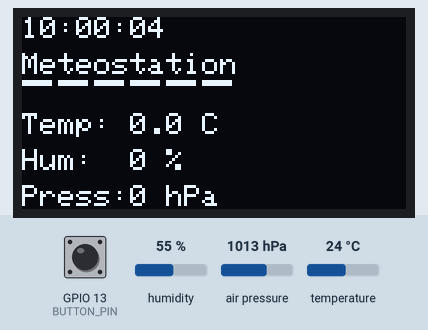
Recording of a program running on a simulated ESP32. Shown: 128×64 one-colour display. The inputs (shaded band) are chosen by the test bench; at power-on: humidity 55 %, GPIO 13 (BUTTON_PIN) HIGH, air pressure 1013 hPa, temperature 24 °C. WiFi joins after 1.5 s; servers stay silent unless stated; network time is answered at once with the bench clock; the local clock reads 2024-03-15 10:24:30 at power-on unless the program sets it; not simulated (calls return 0 or success): private_config.h; what the program prints to the serial monitor is not drawn.

Above: at 4.7 s.
4.8 s: humidity set to 22 %
At 5.9 s:
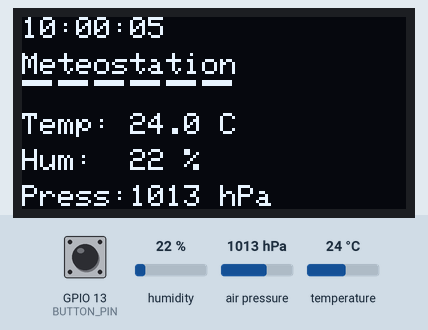
7.0 s: GPIO 13 (BUTTON_PIN) pulled LOW for 0.15 s
18.2 s: air pressure set to 952 hPa
At 20.9 s:
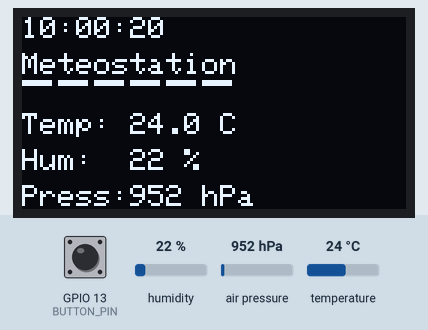
28.5 s: GPIO 13 (BUTTON_PIN) pulled LOW for 1 s
At 28.71 s:
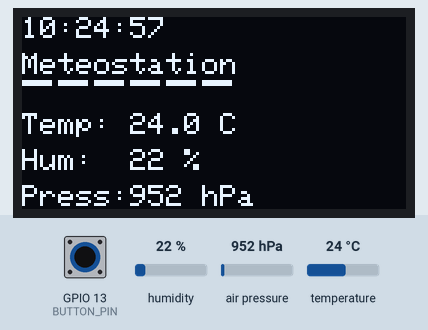
31.0 s: temperature set to 12 °C
At 36.4 s:
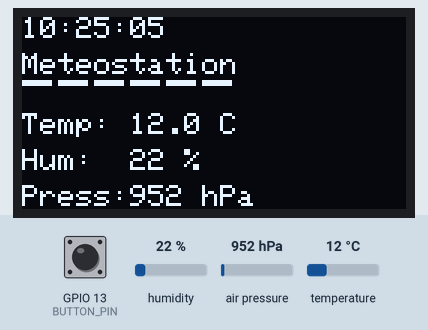
37.2 s: humidity set to 40 %
At 41.4 s:
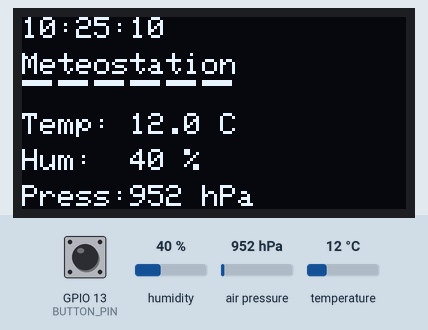
Timing chart, 0 to 42.9 s (numbered marks = the images above; inputs shaded):
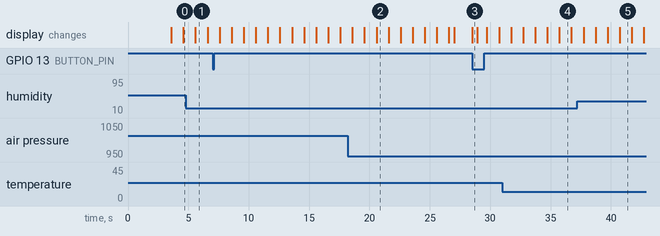

Measured:
- after the input at 28.5 s, the display: changes at once (image 3)
- what the display in image 2 shows lasts 1.0 s, from 20.6 s to 21.6 s
- what the display in image 3 shows lasts 0.4 s, from 28.5 s to 28.9 s

The program:

main.cpp
```cpp
#include <Arduino.h>
#include <Wire.h>
#include <Adafruit_AHTX0.h>
#include <Adafruit_BMP280.h>
#include <Adafruit_SH110X.h>
#include <NTPClient.h>
#include <WiFi.h>
#include <WiFiUdp.h>
#include <HTTPClient.h>
#include <ArduinoJson.h>
#include "private_config.h"

// I2C пины ESP32
#define I2C_SDA 21
#define I2C_SCL 22

#define BUTTON_PIN 13

// Работа с яркостью дисплея
unsigned long lastActivity = 0;
int displayMode = 2;  // 2-ярко, 1-тускло, 0-выкл

const long DIM_AFTER = 15000;
const long OFF_AFTER = 20000;

// Объявление функции
void updateDisplay();

// Wi-Fi настройки
const char *ssid = SECRET_SSID;           // Название вашей сети
const char *password = SECRET_PASS; // Пароль сети

// Настройки связи с сервером
const char* apiToken = SECRET_TOKEN;
String serverUrl = "http://" + String(SECRET_SERVER_IP) + ":8742/update";

// Создание объекты
Adafruit_AHTX0 aht;
Adafruit_BMP280 bmp;
Adafruit_SH1106G display = Adafruit_SH1106G(128, 64, &Wire);

// Подключение к NTP
WiFiUDP ntpUDP;
NTPClient timeClient(ntpUDP, "europe.pool.ntp.org", 36000, 60000); // GMT+10 для Владивостока (10*3600 = 36000)

// Переменные для обновления времени/сенсоров
float globalTemp = 0;
float globalHum = 0;
float globalPress = 0;
unsigned long lastTimeUpdate = 0;
unsigned long lastSensorUpdate = 0;

const long timeInterval = 1000;
const long sensorInterval = 5000;

void sendDataTask(void * pvParameters) {
  for(;;) {
    vTaskDelay(600000 / portTICK_PERIOD_MS);

    if (WiFi.status() == WL_CONNECTED) {
      HTTPClient http;
      http.begin(serverUrl);
      http.addHeader("Content-type", "application/json");

      JsonDocument doc;
      doc["token"] = apiToken;
      doc["temp"] = globalTemp;
      doc["hum"] = globalHum;
      doc["press"] = globalPress;

      String requestBody;
      serializeJson(doc, requestBody);

      int httpResponseCode = http.POST(requestBody);

      http.end();
    }
  }
}

void setup() {
  Serial.begin(115200);
  Wire.begin(I2C_SDA, I2C_SCL);

  // Инициализация OLED (адрес 0x3C)
  if(!display.begin(0x3C, true)) {
    Serial.println("OLED не найден!");
    while(1);
  }

  // Инициализация кнопки
  pinMode(BUTTON_PIN, INPUT_PULLUP);
  lastActivity = millis();

  display.clearDisplay();
  display.setTextSize(1);
  display.setTextColor(SH110X_WHITE);
  display.setCursor(0, 0);
  display.println("MeteoStation");
  display.display();
  delay(2000);

  // Инициализация AHT20
  if(!aht.begin()) {
    Serial.println("AHT20 не найден!");
    while(1);
  }

  // Инициализация BMP280 (адрес 0x77)
  if(!bmp.begin(0x77)) {
    Serial.println("BMP280 не найден!");
    while(1);
  }

  bmp.setSampling(
    Adafruit_BMP280::MODE_FORCED,
    Adafruit_BMP280::SAMPLING_X1,
    Adafruit_BMP280::SAMPLING_X16,
    Adafruit_BMP280::FILTER_X16,
    Adafruit_BMP280::STANDBY_MS_500
  );

  // Подключение к Wi-Fi
  WiFi.begin(ssid, password);
  Serial.print("Подключение к Wi-Fi");
  while (WiFi.status() != WL_CONNECTED) {
    delay(500);
    Serial.print(".");
  }
  Serial.println("\nWi-Fi подключен!");

  // Запуск клиента времени
  timeClient.begin();

  Serial.println("Все датчики готовы!");

  xTaskCreatePinnedToCore(
    sendDataTask,
    "DataSender",
    10000,
    NULL,
    1,
    NULL,
    0
  );
}

void loop() {
  unsigned long currentMillis = millis();

  // Логика работы кнопки
  if (digitalRead(BUTTON_PIN) == LOW) {
    lastActivity = currentMillis;
    if (displayMode != 2) {
      display.oled_command(SH110X_DISPLAYON);
      display.setContrast(255);
      displayMode = 2;
    }
    delay(200);
  }

  // Таймеры экрана
  unsigned long diff = currentMillis - lastActivity;

  if (diff >= OFF_AFTER && displayMode != 0) {
    display.oled_command(SH110X_DISPLAYOFF);
    displayMode = 0;
  }
  else if (diff >= DIM_AFTER && displayMode == 2) {
    display.setContrast(1);
    displayMode = 1;
  }

  // Обновление экрана
  if (currentMillis - lastTimeUpdate >= 1000 && displayMode > 0) {
    lastTimeUpdate = currentMillis;
    updateDisplay();
  }

  // Обновление времени
  if (currentMillis - lastTimeUpdate >= timeInterval) {
    lastTimeUpdate = currentMillis;

    timeClient.update();

    updateDisplay();
  }

  // Чтение датчиков
  if (currentMillis - lastSensorUpdate >= sensorInterval) {
    lastSensorUpdate = currentMillis;

    sensors_event_t humidity, temp;
    aht.getEvent(&humidity, &temp);

    bmp.takeForcedMeasurement();

    globalTemp = temp.temperature;
    globalHum = humidity.relative_humidity;
    globalPress = bmp.readPressure() / 100.0F;

    Serial.println("Данные датчиков обновлены");
  }
}

// Вывод на OLED
void updateDisplay() {
  display.clearDisplay();

  display.setTextSize(1);
  display.setCursor(0, 0);
  display.println(timeClient.getFormattedTime()); // Время

  display.setTextSize(1);
  display.setCursor(0, 12);
  display.print("Meteostation");

  display.setTextSize(2);
  display.setCursor(0, 15);
  display.print("------");

  display.setTextSize(1);
  display.setCursor(0, 32);
  display.print("Temp: ");
  display.print(globalTemp, 1);
  display.print(" C");

  display.setCursor(0, 44);
  display.print("Hum:  ");
  display.print(globalHum, 0);
  display.print(" %");

  display.setCursor(0, 56);
  display.print("Press:");
  display.print(globalPress, 0);
  display.print(" hPa");

  display.display();
}
```
